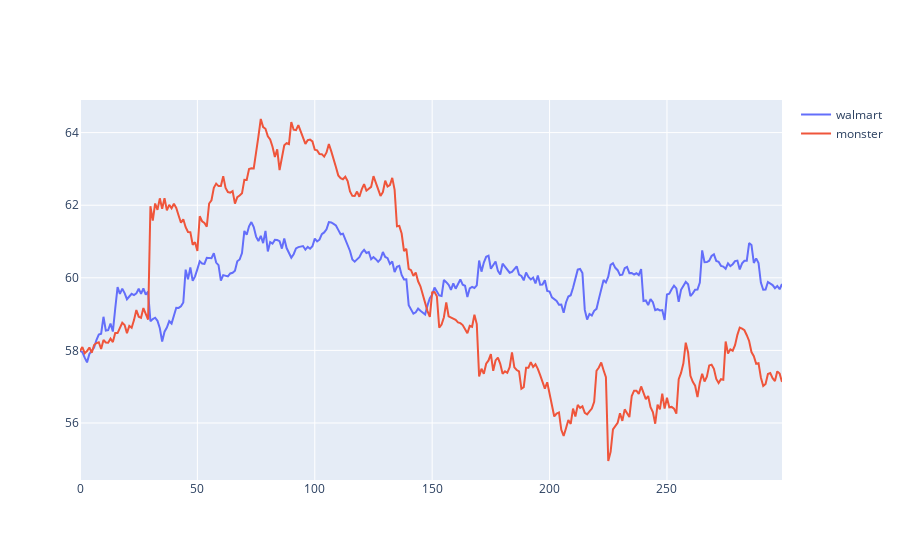

The notebook cell saved with this chart:
### Code cell
# Plot the two normalized tickers

fig = go.Figure()
fig.add_trace(go.Scatter(x=walmart_data.index, y=walmart_data['Close'], name='walmart'))
fig.add_trace(go.Scatter(x=monster_data.index, y=monster_data['Close_NORM'], name='monster'))

fig.show()

### Figure 1 — Plotly figure (JSON) as saved in the notebook; plotly's stock layout.template omitted (floating-point values rounded to 4 significant figures; data arrays with more than 128 entries replaced by an {"elided": "..."} marker saying what was removed)
{"data": [{"name": "walmart", "type": "scatter", "x": {"elided": "300 int values"}, "y": {"elided": "300 float values"}}, {"name": "monster", "type": "scatter", "x": {"elided": "300 int values"}, "y": {"elided": "300 float values"}}], "layout": {}}
